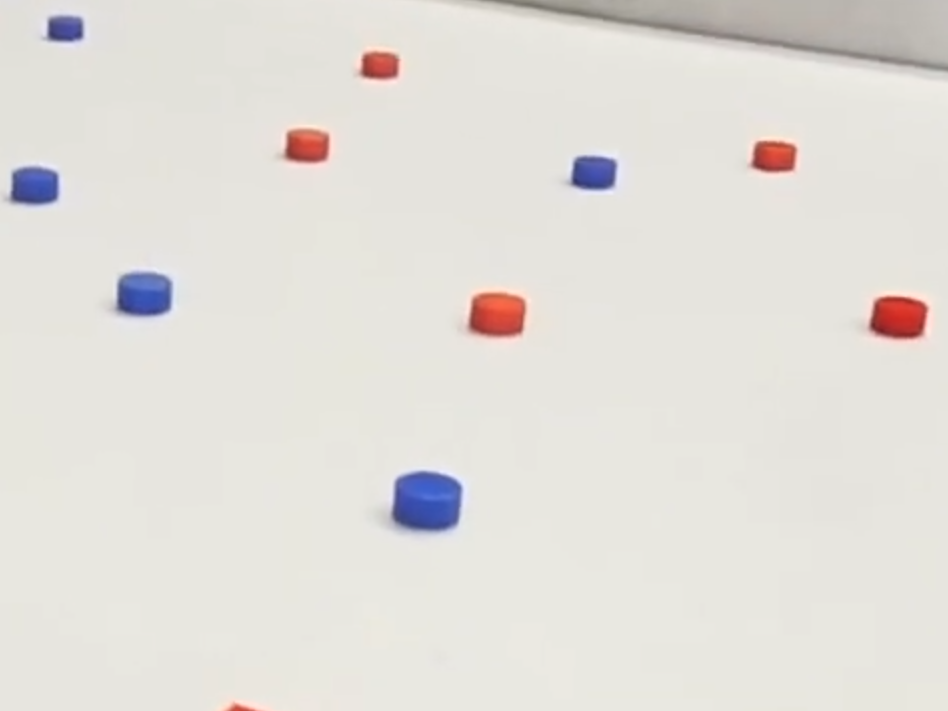
#> input picture soft_and_firm/rpi/images_for_test/img1.png, 948 x 711 px
$ python test.py
#> lines starting #> are read from the running program, lines starting #| are printed output that depends on the picture; after the words box and inside, x2 and y2 are one past the last pixel; in counts of white or black regions, pixels touching at a corner belong together
#> further down, frame is the input picture: shape (711, 948, 3); mean B, G, R 218.1, 223.4, 226.5
### soft_and_firm/rpi/lib/vision/img_process.py
import cv2
import numpy as np

# ALL COLORS is 0
# RED color is 1
# BLUE color is 2

red_lower = np.array([0,50,50])
red_upper = np.array([20,255,255])
blue_lower = np.array([110,50,50])
blue_upper = np.array([130,255,255])

red_ui_color = (127,127,255)
blue_ui_color = (255,127,127)


class ImgProcess:
    def get_pucks_count(self,frame,color,startX,startY,endX,endY): # Gettings count of pucks on frame in predefined area
#> called with color = 0, startX = 10, startY = 10, endX = 920, endY = 650
      result_frame = frame.copy()
      cv2.rectangle(result_frame,(int(startX),int(startY)),(int(endX), int(endY)), (50,50,255),4)
#> result_frame: shape (711, 948, 3); 2.3% of pixels changed, all inside (x1, y1, x2, y2) = (8, 8, 923, 653)

      count = 0

      # Range depended on color

      if color == 0:
        hsv_frame = cv2.cvtColor(frame,cv2.COLOR_BGR2HSV)
#> hsv_frame: shape (711, 948, 3); mean H, S, V 25.7, 13.2, 227.8

        objData = []

        lower = red_lower
        upper = red_upper
        mask = cv2.inRange(hsv_frame,lower,upper)
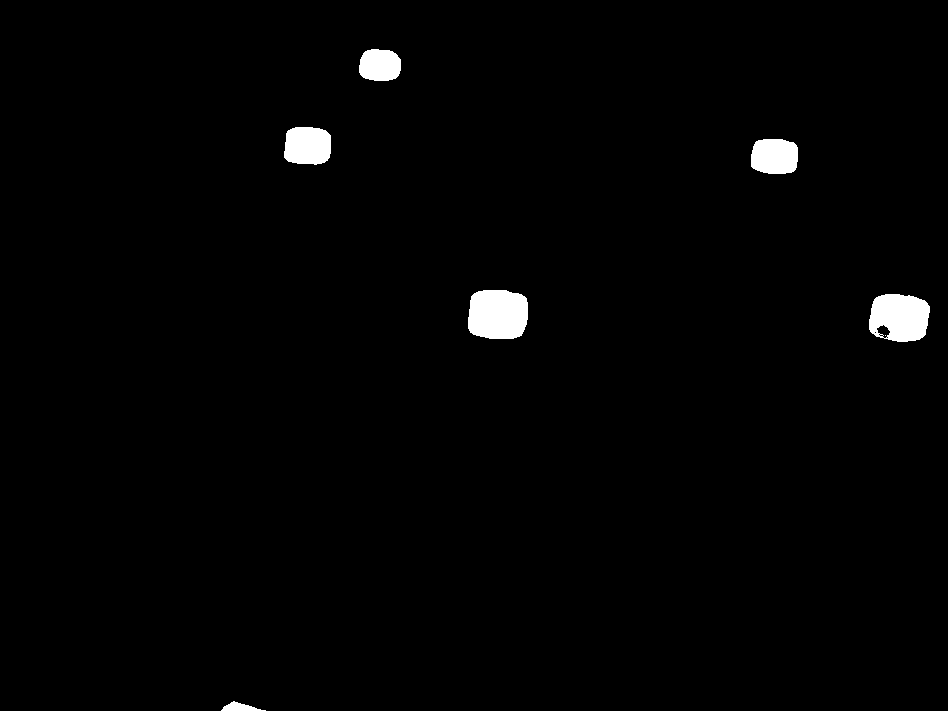
#> mask: shape (711, 948); 1.4% white; 7 white regions (1 under 20 px)
        contours, hierarchy = cv2.findContours(mask,cv2.RETR_EXTERNAL, cv2.CHAIN_APPROX_SIMPLE)
#> contours = 6 contours; box (x1, y1, x2, y2) and area: (468, 290, 528, 339) 2524, (869, 294, 930, 342) 2372, (284, 127, 331, 165) 1496, (751, 139, 798, 174) 1394, (359, 49, 401, 81) 1084, (221, 701, 266, 711) 192
        for _, c in enumerate(contours): # Count and mark all pucks
          boundRect = cv2.boundingRect(c)
          objData.append((count, boundRect))


          rectX = int(boundRect[0])
          rectY = int(boundRect[1])
          rectWidth = int(boundRect[2])
          rectHeight = int(boundRect[3])
          if rectX>startX and rectX+rectWidth<endX and rectY>startY and rectY+rectHeight<endY:
            count += 1
            cv2.putText(result_frame,str("X:")+str((rectX+rectWidth)/2)+str(";")+str("Y:")+str((rectY+rectHeight)/2),(rectX,rectY-2),cv2.FONT_HERSHEY_SIMPLEX,0.4,(0,255,0),1)
            cv2.rectangle(result_frame,(rectX, rectY), (rectX + rectWidth, rectY + rectHeight), (0,255,0), 2)
            cv2.drawMarker(result_frame,(int(rectX+(rectWidth/2)),int(rectY+(rectHeight/2))),red_ui_color,cv2.MARKER_DIAMOND,10,3)
#> this loop made 6 passes
#> (rectX, rectY, rectWidth, rectHeight) on passes 1 to 6: (221, 701, 45, 10), (869, 294, 61, 48), (468, 290, 60, 49), (751, 139, 47, 35), (284, 127, 47, 38), (359, 49, 42, 32)
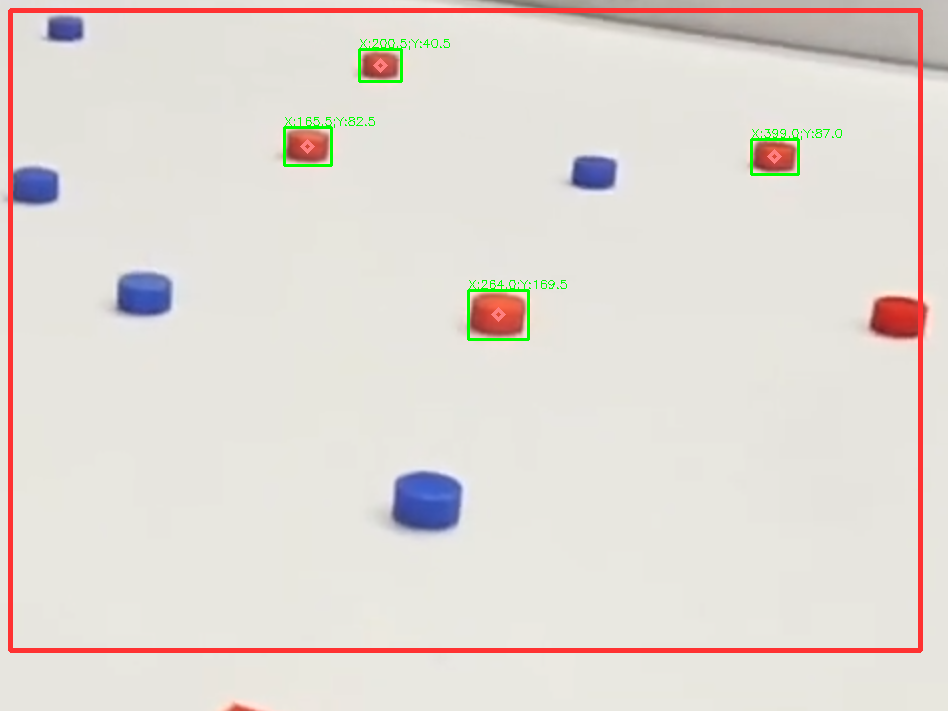
#> result_frame: shape (711, 948, 3); mean B, G, R 213.5, 219.7, 226.2
#> after the loop, count = 4; objData = [(0, (221, 701, 45, 10)), (0, (869, 294, 61, 48)), (0, (468, 290, 60, 49)), (1, (751, 139, 47, 35)), (2, (284, 127, 47, 38)), (3, (359, 49, 42, 32))]

        lower = blue_lower
        upper = blue_upper
        mask = cv2.inRange(hsv_frame,lower,upper)
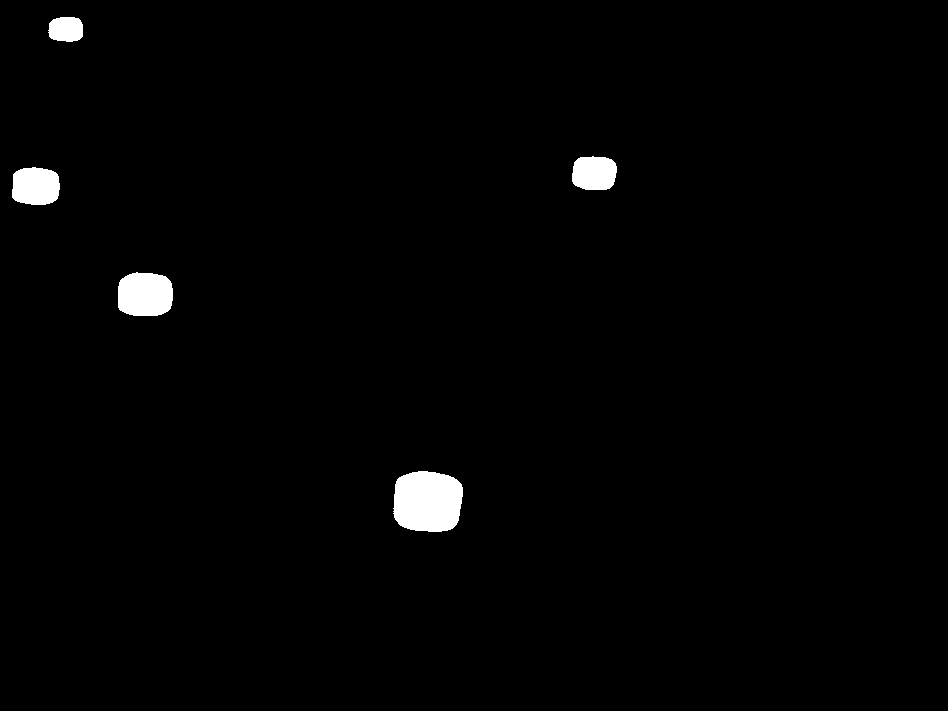
#> mask: shape (711, 948); 1.4% white; 5 white regions
        contours, hierarchy = cv2.findContours(mask,cv2.RETR_EXTERNAL, cv2.CHAIN_APPROX_SIMPLE)
#> contours = 5 contours; box (x1, y1, x2, y2) and area: (393, 471, 463, 532) 3533, (118, 272, 173, 316) 2034, (12, 167, 60, 205) 1494, (572, 156, 617, 190) 1250, (48, 17, 83, 42) 702
        for _, c in enumerate(contours): # Count and mark all pucks
          boundRect = cv2.boundingRect(c)
          objData.append((count, boundRect))


          rectX = int(boundRect[0])
          rectY = int(boundRect[1])
          rectWidth = int(boundRect[2])
          rectHeight = int(boundRect[3])
          if rectX>startX and rectX+rectWidth<endX and rectY>startY and rectY+rectHeight<endY:
            count += 1
            cv2.putText(result_frame,str("X:")+str((rectX+rectWidth)/2)+str(";")+str("Y:")+str((rectY+rectHeight)/2),(rectX,rectY-2),cv2.FONT_HERSHEY_SIMPLEX,0.4,(0,255,0),1)
            cv2.rectangle(result_frame,(rectX, rectY), (rectX + rectWidth, rectY + rectHeight),(0,255,0), 2)
            cv2.drawMarker(result_frame,(int(rectX+(rectWidth/2)),int(rectY+(rectHeight/2))),blue_ui_color,cv2.MARKER_DIAMOND,10,3)
#> this loop made 5 passes
#> (rectX, rectY, rectWidth, rectHeight) on passes 1 to 5: (393, 471, 70, 61), (118, 272, 55, 44), (12, 167, 48, 38), (572, 156, 45, 34), (48, 17, 35, 25)
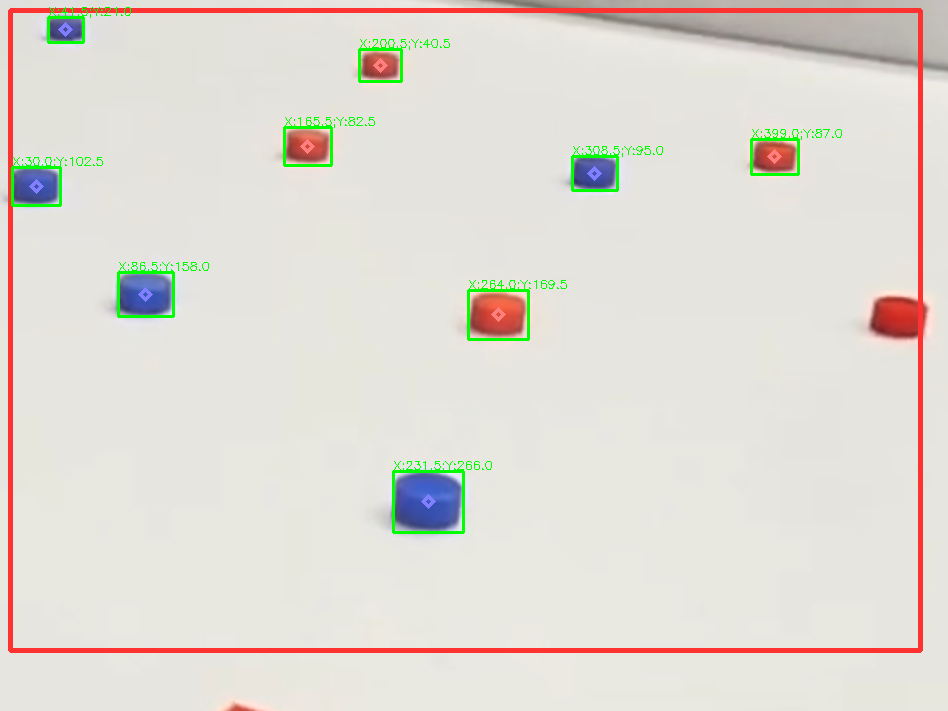
#> result_frame: shape (711, 948, 3); 0.62% of pixels changed, all inside (x1, y1, x2, y2) = (11, 7, 663, 534)
#> after the loop, count = 9; objData = 11 items

      else:
        if color==1:
          lower = red_lower
          upper = red_upper
          ui_color = red_ui_color
        elif color==2:
          lower = blue_lower
          upper = blue_upper
          ui_color = blue_ui_color

        hsv_frame = cv2.cvtColor(frame,cv2.COLOR_BGR2HSV)
        mask = cv2.inRange(hsv_frame,lower,upper)
        contours, hierarchy = cv2.findContours(mask,cv2.RETR_EXTERNAL, cv2.CHAIN_APPROX_SIMPLE)

        objData = []

        for _, c in enumerate(contours): # Count and mark all pucks
          boundRect = cv2.boundingRect(c)
          objData.append((count, boundRect))


          rectX = int(boundRect[0])
          rectY = int(boundRect[1])
          rectWidth = int(boundRect[2])
          rectHeight = int(boundRect[3])
          if rectX>startX and rectX+rectWidth<endX and rectY>startY and rectY+rectHeight<endY:
            count += 1
            cv2.putText(result_frame,str("X:")+str((rectX+rectWidth)/2)+str(";")+str("Y:")+str((rectY+rectHeight)/2),(rectX,rectY-2),cv2.FONT_HERSHEY_SIMPLEX,0.4,(0,255,0),1)
            cv2.rectangle(result_frame,(rectX, rectY), (rectX + rectWidth, rectY + rectHeight), (0,255,0), 2)
            cv2.drawMarker(result_frame,(int(rectX+(rectWidth/2)),int(rectY+(rectHeight/2))),ui_color,cv2.MARKER_DIAMOND,10,3)

      return count, result_frame

    def track_nearest_puck(self,frame,color,startX,startY,endX,endY): # Getting coordinates of nearest puck in predefined area
      result_frame = frame.copy()
      cv2.rectangle(result_frame,(int(startX),int(startY)),(int(endX), int(endY)), (50,50,255),4)


      x=0
      y=0
      width = 0
      height = 0

      if color==0:
        count=0

        hsv_frame = cv2.cvtColor(frame,cv2.COLOR_BGR2HSV)

        lower = red_lower
        upper = red_upper
        mask = cv2.inRange(hsv_frame,lower,upper)
        contours, hierarchy = cv2.findContours(mask,cv2.RETR_EXTERNAL, cv2.CHAIN_APPROX_SIMPLE)
        objData = []

        for _, c in enumerate(contours):
          boundRect = cv2.boundingRect(c)
          objData.append((count, boundRect))


          rectX = int(boundRect[0])
          rectY = int(boundRect[1])
          rectWidth = int(boundRect[2])
          rectHeight = int(boundRect[3])
          if rectX>startX and rectX+rectWidth<endX and rectY>startY and rectY+rectHeight<endY:
            if rectWidth>width:
              x=rectX
              y=rectY
              width=rectWidth
              height=rectHeight


        lower = blue_lower
        upper = blue_upper
        mask = cv2.inRange(hsv_frame,lower,upper)
        contours, hierarchy = cv2.findContours(mask,cv2.RETR_EXTERNAL, cv2.CHAIN_APPROX_SIMPLE)
        objData = []

        for _, c in enumerate(contours):
          boundRect = cv2.boundingRect(c)
          objData.append((count, boundRect))


          rectX = int(boundRect[0])
          rectY = int(boundRect[1])
          rectWidth = int(boundRect[2])
          rectHeight = int(boundRect[3])
          if rectX>startX and rectX+rectWidth<endX and rectY>startY and rectY+rectHeight<endY:
            if rectWidth>width:
              x=rectX
              y=rectY
              width=rectWidth
              height=rectHeight

      else:

        count=0
        if color==1:
          lower = red_lower
          upper = red_upper
        elif color==2:
          lower = blue_lower
          upper = blue_upper

        hsv_frame = cv2.cvtColor(frame,cv2.COLOR_BGR2HSV)
        mask = cv2.inRange(hsv_frame,lower,upper)
        contours, hierarchy = cv2.findContours(mask,cv2.RETR_EXTERNAL, cv2.CHAIN_APPROX_SIMPLE)

        objData = []

        x=0
        y=0
        width = 0
        height = 0

        for _, c in enumerate(contours):
          boundRect = cv2.boundingRect(c)
          objData.append((count, boundRect))


          rectX = int(boundRect[0])
          rectY = int(boundRect[1])
          rectWidth = int(boundRect[2])
          rectHeight = int(boundRect[3])
          if rectX>startX and rectX+rectWidth<endX and rectY>startY and rectY+rectHeight<endY:
            if rectWidth>width:
              x=rectX
              y=rectY
              width=rectWidth
              height=rectHeight

      cv2.putText(result_frame,str("X:")+str(x+(width/2))+str(";")+str("Y:")+str(y+(height/2)),(x,y-2),cv2.FONT_HERSHEY_SIMPLEX,0.4,(0,255,0),1)
      cv2.rectangle(result_frame,(x, y), (x + width, y + height), (0,255,0), 2)

      cv2.drawMarker(result_frame,(int(x+(width/2)),int(y+(height/2))),(255,255,255),cv2.MARKER_TILTED_CROSS,10,5)

      return x+(width/2), y+(height/2), result_frame


### soft_and_firm/rpi/test.py
from lib.vision.img_process import ImgProcess
from time import sleep
import cv2

improc = ImgProcess()

frame = cv2.imread("images_for_test/img1.png")


pucks_count, result_frame = improc.get_pucks_count(frame,0,10,10,920,650)
#> pucks_count = 9
cv2.imshow("result_frame",result_frame)
print(f"Pucks count: {pucks_count}")
#| Pucks count: 9
cv2.waitKey(1000)

red_pucks_count, result_frame = improc.get_pucks_count(frame,1,10,10,920,650)
#> in get_pucks_count (call 2), `contours, hierarchy = cv2.findContours(mask,cv2.RETR_EXTERNAL, cv2.CHA..`: contours = 6 contours; box (x1, y1, x2, y2) and area: (468, 290, 528, 339) 2524, (869, 294, 930, 342) 2372, (284, 127, 331, 165) 1496, (751, 139, 798, 174) 1394, (359, 49, 401, 81) 1084, (221, 701, 266, 711) 192
#> the loop in get_pucks_count (call 2), `for _, c in enumerate(contours):` made 6 passes
#> red_pucks_count = 4
cv2.imshow("result_frame",result_frame)
print(f"Red pucks count: {red_pucks_count}")
#| Red pucks count: 4
cv2.waitKey(1000)

blue_pucks_count, result_frame = improc.get_pucks_count(frame,2,10,10,920,650)
#> call 3 of get_pucks_count, with color = 2, startX = 10, startY = 10, endX = 920, endY = 650
#> in get_pucks_count (call 3), `contours, hierarchy = cv2.findContours(mask,cv2.RETR_EXTERNAL, cv2.CHA..`: contours = 5 contours; box (x1, y1, x2, y2) and area: (393, 471, 463, 532) 3533, (118, 272, 173, 316) 2034, (12, 167, 60, 205) 1494, (572, 156, 617, 190) 1250, (48, 17, 83, 42) 702
#> the loop in get_pucks_count (call 3), `for _, c in enumerate(contours):` made 5 passes
#> after the loop in get_pucks_count (call 3), `for _, c in enumerate(contours):`:
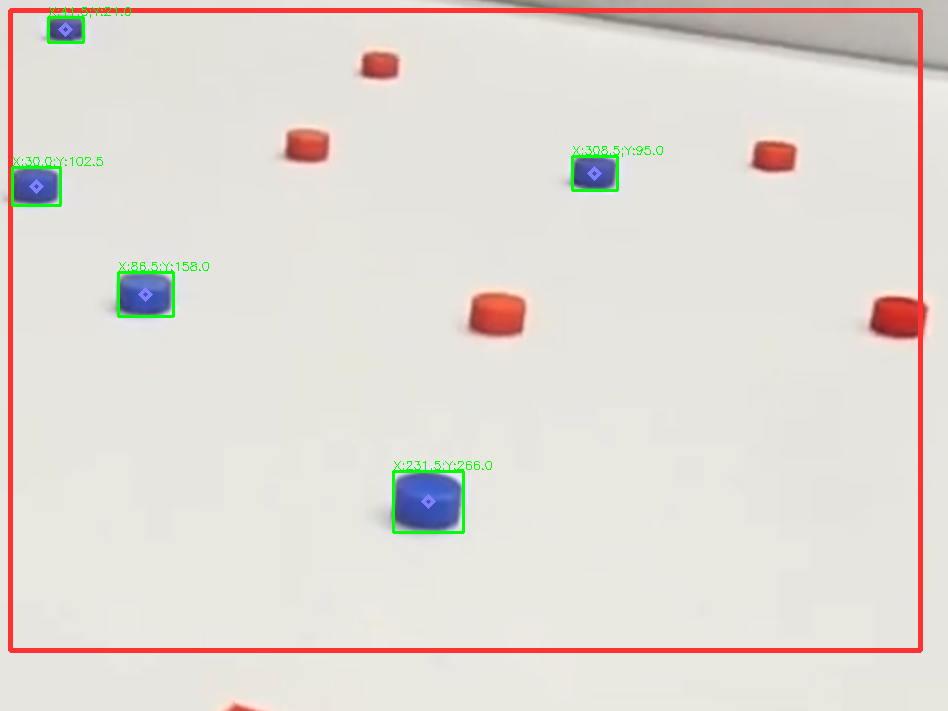
#> result_frame: shape (711, 948, 3); mean B, G, R 213.3, 219.9, 226.2
#> after the loop in get_pucks_count (call 3), `for _, c in enumerate(contours):`: count = 5; objData = [(0, (393, 471, 70, 61)), (1, (118, 272, 55, 44)), (2, (12, 167, 48, 38)), (3, (572, 156, 45, 34)), (4, (48, 17, 35, 25))]
#> blue_pucks_count = 5
cv2.imshow("result_frame",result_frame)
print(f"Blue pucks count: {blue_pucks_count}")
#| Blue pucks count: 5
cv2.waitKey(1000)

x,y, result_frame = improc.track_nearest_puck(frame,0,10,10,920,650)
#> in track_nearest_puck, `contours, hierarchy = cv2.findContours(mask,cv2.RETR_EXTERNAL, cv2.CHA..`: contours = 6 contours; box (x1, y1, x2, y2) and area: (468, 290, 528, 339) 2524, (869, 294, 930, 342) 2372, (284, 127, 331, 165) 1496, (751, 139, 798, 174) 1394, (359, 49, 401, 81) 1084, (221, 701, 266, 711) 192
#> the loop in track_nearest_puck, `for _, c in enumerate(contours):` made 6 passes
#> (rectX, rectY, rectWidth, rectHeight, x, y, width, height) on pass 3: (468, 290, 60, 49, 468, 290, 60, 49)
#> after the loop in track_nearest_puck, `for _, c in enumerate(contours):`: height = 49; objData = [(0, (221, 701, 45, 10)), (0, (869, 294, 61, 48)), (0, (468, 290, 60, 49)), (0, (751, 139, 47, 35)), (0, (284, 127, 47, 38)), (0, (359, 49, 42, 32))]; width = 60; x = 468; y = 290
#> in track_nearest_puck, `contours, hierarchy = cv2.findContours(mask,cv2.RETR_EXTERNAL, cv2.CHA..`: contours = 5 contours; box (x1, y1, x2, y2) and area: (393, 471, 463, 532) 3533, (118, 272, 173, 316) 2034, (12, 167, 60, 205) 1494, (572, 156, 617, 190) 1250, (48, 17, 83, 42) 702
#> the loop in track_nearest_puck, `for _, c in enumerate(contours):` made 5 passes
#> (rectX, rectY, rectWidth, rectHeight, x, y, width, height) on pass 1: (393, 471, 70, 61, 393, 471, 70, 61)
#> after the loop in track_nearest_puck, `for _, c in enumerate(contours):`: height = 61; objData = [(0, (393, 471, 70, 61)), (0, (118, 272, 55, 44)), (0, (12, 167, 48, 38)), (0, (572, 156, 45, 34)), (0, (48, 17, 35, 25))]; width = 70; x = 393; y = 471
#> x = 428; y = 501.5
cv2.imshow("result_frame",result_frame)
print(f"Coordinates of nearest puck: x={x};y={y}")
#| Coordinates of nearest puck: x=428.0;y=501.5
cv2.waitKey(1000)

red_x,red_y, result_frame = improc.track_nearest_puck(frame,1,10,10,920,650)
#> call 2 of track_nearest_puck, with color = 1, startX = 10, startY = 10, endX = 920, endY = 650
#> in track_nearest_puck (call 2), `contours, hierarchy = cv2.findContours(mask,cv2.RETR_EXTERNAL, cv2.CHA..`: contours = 6 contours; box (x1, y1, x2, y2) and area: (468, 290, 528, 339) 2524, (869, 294, 930, 342) 2372, (284, 127, 331, 165) 1496, (751, 139, 798, 174) 1394, (359, 49, 401, 81) 1084, (221, 701, 266, 711) 192
#> the loop in track_nearest_puck (call 2), `for _, c in enumerate(contours):` made 6 passes
#> after the loop in track_nearest_puck (call 2), `for _, c in enumerate(contours):`: height = 49; objData = [(0, (221, 701, 45, 10)), (0, (869, 294, 61, 48)), (0, (468, 290, 60, 49)), (0, (751, 139, 47, 35)), (0, (284, 127, 47, 38)), (0, (359, 49, 42, 32))]; width = 60; x = 468; y = 290
#> in track_nearest_puck (call 2), `cv2.rectangle(result_frame,(x, y), (x + width, y + height), (0,255,0),..`:
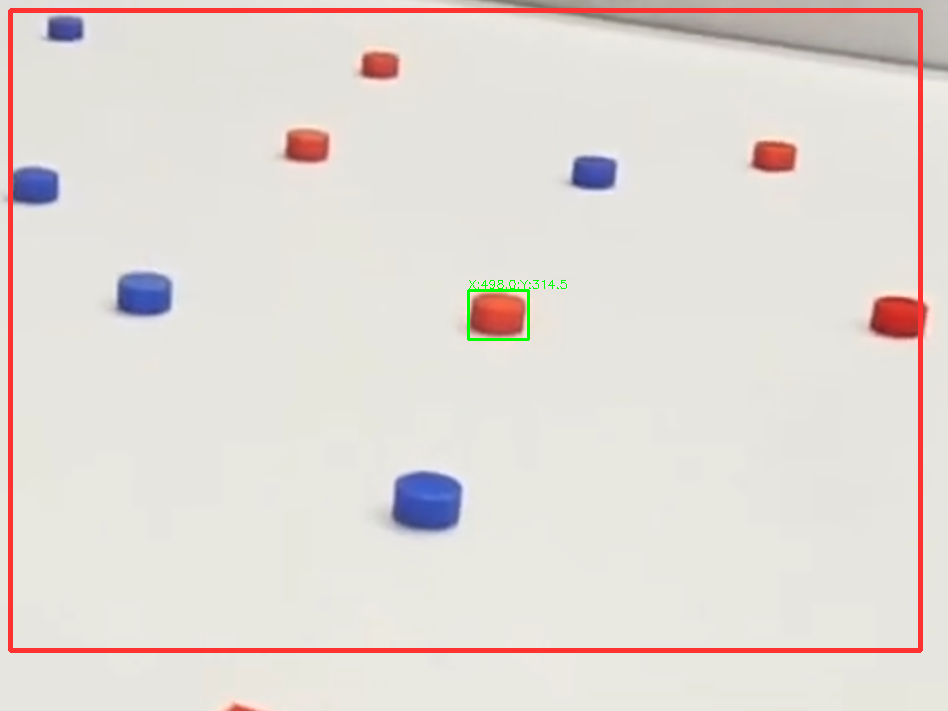
#> result_frame: shape (711, 948, 3); mean B, G, R 214.2, 219.5, 226.9
#> red_x = 498; red_y = 314.5
cv2.imshow("result_frame",result_frame)
print(f"Coordinates of nearest puck: x={red_x};y={red_y}")
#| Coordinates of nearest puck: x=498.0;y=314.5
cv2.waitKey(1000)

blue_x,blue_y, result_frame = improc.track_nearest_puck(frame,2,10,10,920,650)
#> in track_nearest_puck (call 3), `contours, hierarchy = cv2.findContours(mask,cv2.RETR_EXTERNAL, cv2.CHA..`: contours = 5 contours; box (x1, y1, x2, y2) and area: (393, 471, 463, 532) 3533, (118, 272, 173, 316) 2034, (12, 167, 60, 205) 1494, (572, 156, 617, 190) 1250, (48, 17, 83, 42) 702
#> blue_x = 428; blue_y = 501.5
cv2.imshow("result_frame",result_frame)
print(f"Coordinates of nearest puck: x={blue_x};y={blue_y}")
#| Coordinates of nearest puck: x=428.0;y=501.5
cv2.waitKey(1000)


cv2.destroyAllWindows()
